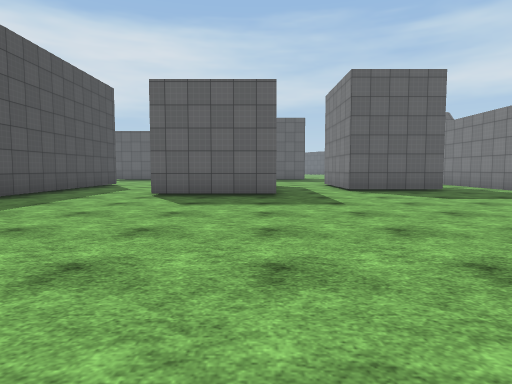
View 1 (above)

24 first-person views from a walk through a Unity game level. The camera is 1.2 m above the floor, tilts 4° down and sees 75° across. The floor is counted in squares, 2 m on a side. Each view is taken from the middle of a square. On the plan, view 1 faces up. The plan holds only what a view shows up to about 10 squares ahead; the rest is blank. The place goes on beyond the plan. Surface patterns are stand-ins for the level's own textures.

View 2
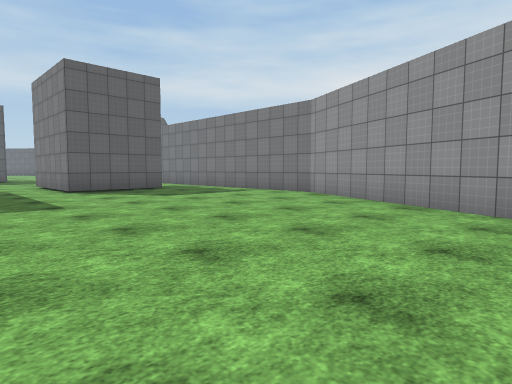

View 3
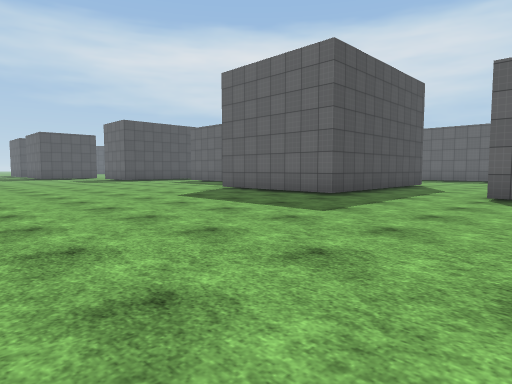

View 4
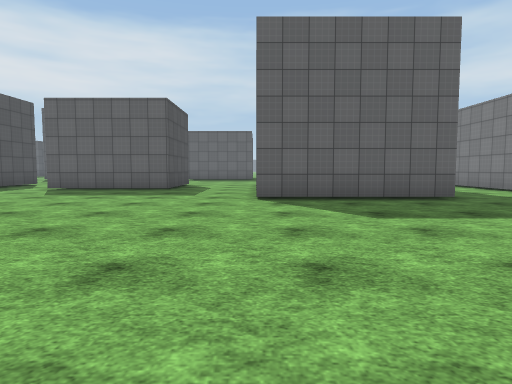

View 5
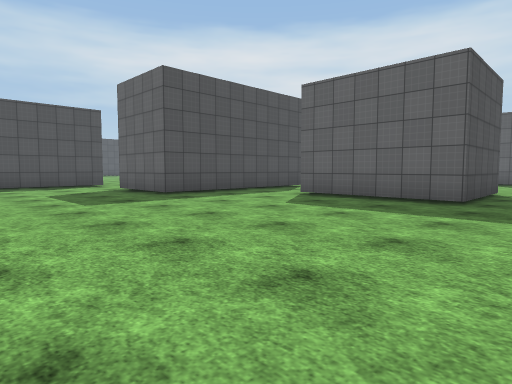

View 6
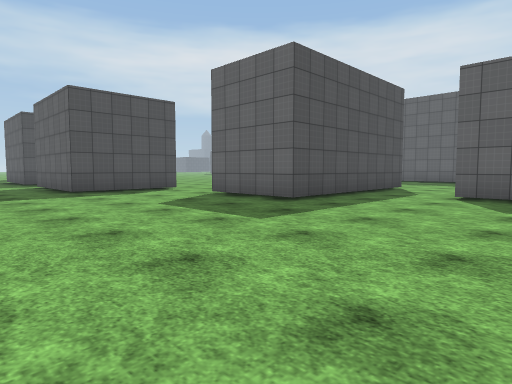

View 7
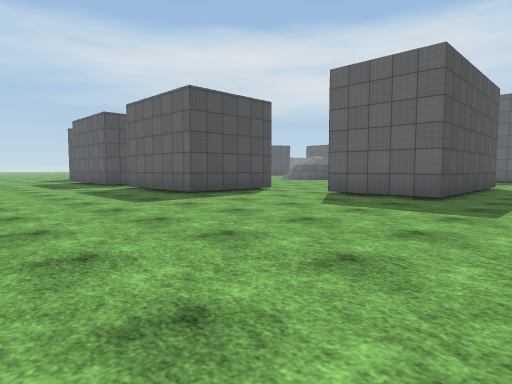

View 8
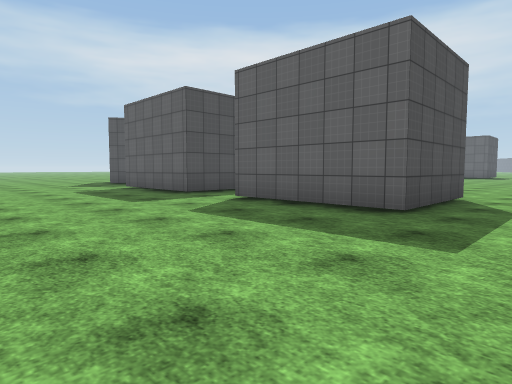

View 9
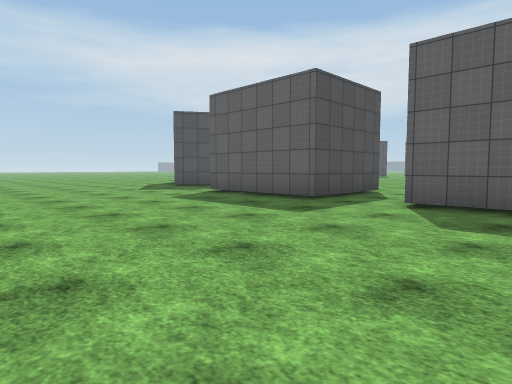

View 10
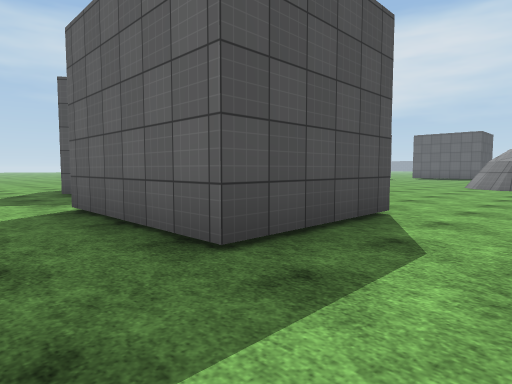

View 11
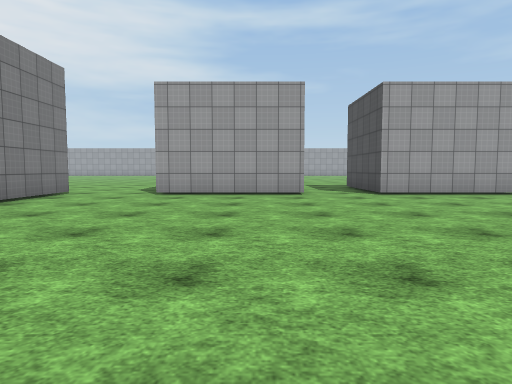

View 12
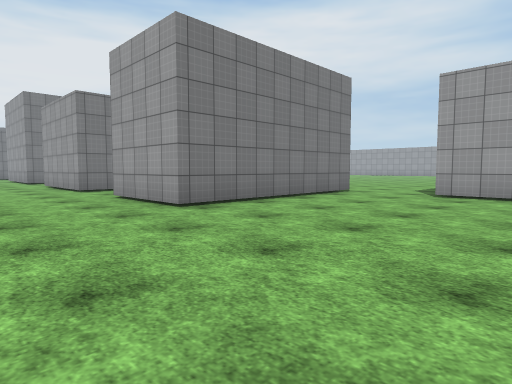

View 13
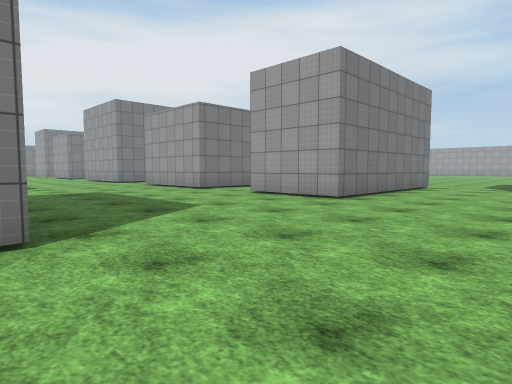

View 14
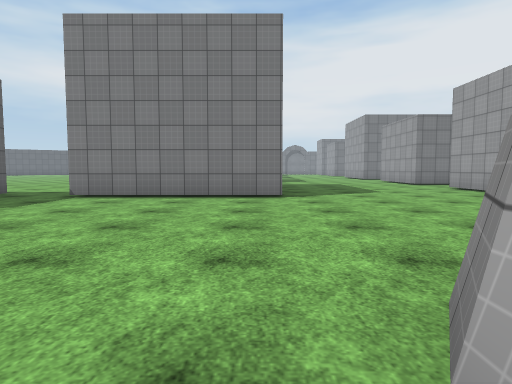

View 15
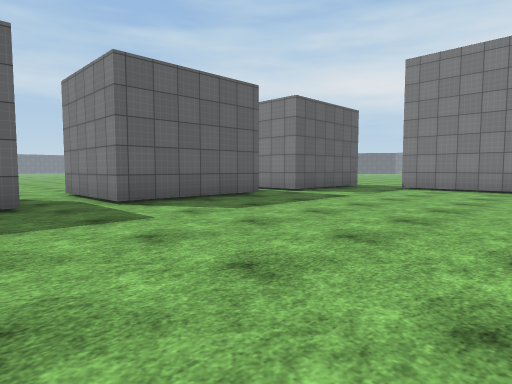

View 16
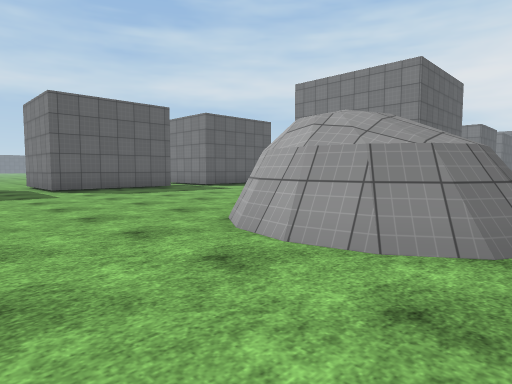

View 17
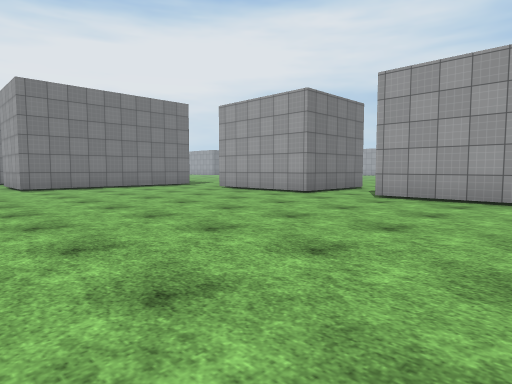

View 18
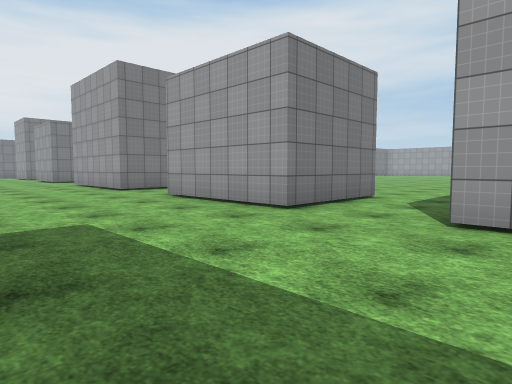

View 19
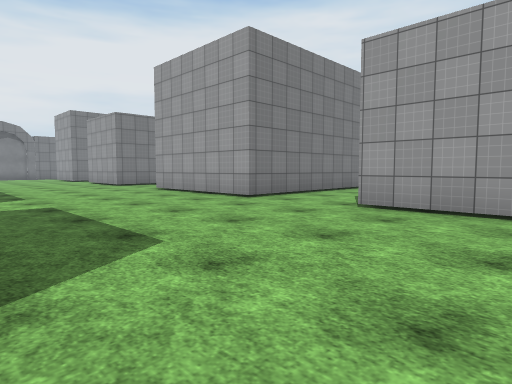

View 20
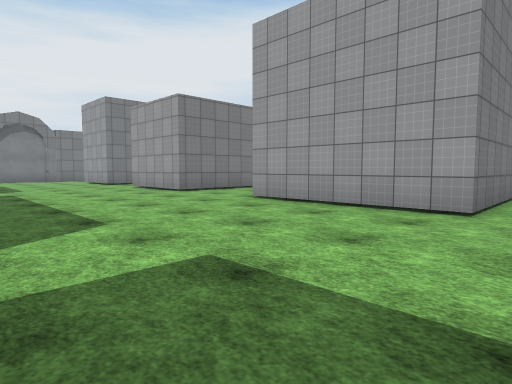

View 21
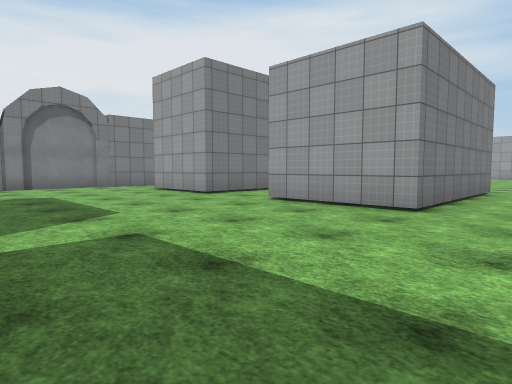

View 22
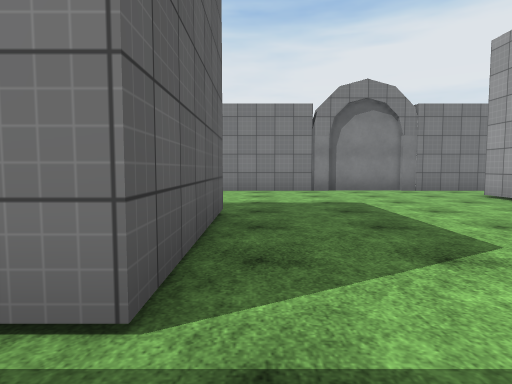

View 23
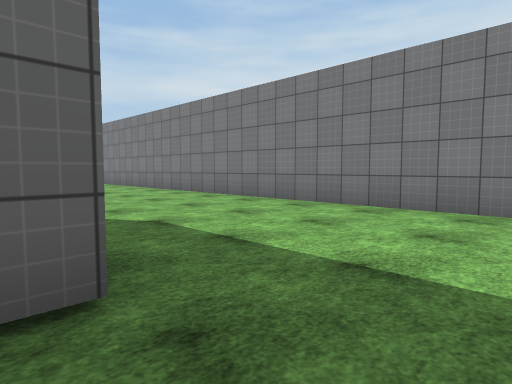

View 24
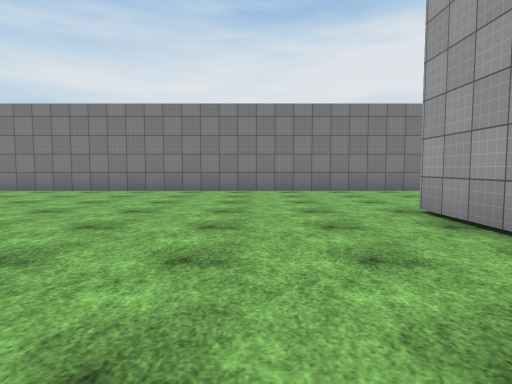

### Floor plan
Points are (right, up) in squares from view 1. A wall is a line through its corners. A room is listed if a view was taken in it or the views show most of it. See-through windows are left out.
Room 1 (views 1, 2, 3, 4, 5, 6, 7, 8, 9, 10)
walls: (-9, 7.8) (-9, 12.2); (-5.1, 10.1) (-5.1, 6.5) (-9, 6.5); (-11.5, 12.2) (-11.5, 9.4) (-14.9, 9.4) (-14.9, 12.2); (-17, 12.2) (-17, 7) (-19.5, 7); (0.5, 7.4) (-2.3, 7.4) (-2.3, 12.2); (-21.7, 7.3) (-21.7, 4.5) (-25.1, 4.5) (-25.1, 7.3); (4.9, 0.6) (7.1, 5.1) (7.1, 7.1); (5.1, 8.9) (2.5, 8.9) (2.5, 12.2); (-26.9, 7.3) (-26.9, 4.5) (-30.2, 4.5); (7.1, 9.1) (7.1, 13.1)
ways out: opening at (-26, 7) to room 2; opening at (-20.5, 7) to room 2; opening at (-16, 12) to room 2; opening at (-10.5, 12.5) to room 2; opening at (-3.5, 12.5) to room 2; opening at (1.5, 12.5) to room 2; opening at (6, 12) to room 2
Room 2 (views 11, 12, 13, 14, 15, 16, 17, 18, 19, 20, 21, 22, 23, 24)
walls: (-20, 17.4) (-20, 22); (-21.4, 23.6) (-22.9, 23.6) (-22.9, 25); (-14.9, 12.2) (-11.5, 12.2); (-9, 12.2) (-5, 12.2); (-24.2, 23.6) (-27.7, 23.6) (-27.7, 26.5); (-26.2, 17.4) (-25.5, 17.1); (-2.3, 12.2) (0.5, 12.2); (0.9, 21.8) (2.6, 21.8); (-26, 14.6) (-26.6, 14.6) (-27, 14.8); (-26.9, 14.6) (-27.4, 15.3) (-27.5, 15.8) (-27.3, 16.5) (-27, 17); (-19.5, 7) (-19.5, 12.2) (-17, 12.2); (-27.1, 14.6) (-27.5, 15.1) (-27.6, 15.8) (-27.5, 16.6) (-27.1, 17.1); (2.6, 17.5) (-0.9, 17.5); (2.5, 12.2) (5, 12.2); (-25.1, 7.3) (-21.7, 7.3); (7.1, 15) (7.1, 30.5); (7.2, 13) (7.2, 15); (-29.9, 7.3) (-26.9, 7.3)
low walls: (-26.9, 14.4) (-27.1, 14.6); (-27.3, 14.4) (-27.6, 14.8)
ways out: opening at (-26, 7) to room 1; opening at (-20.5, 7) to room 1; opening at (-16, 12) to room 1; opening at (-10.5, 12.5) to room 1; opening at (-3.5, 12.5) to room 1; opening at (1.5, 12.5) to room 1; opening at (6, 12) to room 1

Positions as (right, up) in squares from view 1, and headings:
1: (0, 0), facing up
2: (0, 0), facing up-right
3: (-1, 0), facing up-left
4: (-9, 0), facing up
5: (-10, 3), facing up-left
6: (-13, 2), facing up-left
7: (-15, 0), facing up-left
8: (-20, 0), facing up-left
9: (-23, -1), facing up-left
10: (-25, 3), facing up-left
11: (-24, 15), facing down
12: (-24, 15), facing down-right
13: (-23, 18), facing down-right
14: (-27, 18), facing right
15: (-30, 18), facing up-right
16: (-30, 14), facing up-right
17: (-30, 14), facing down-right
18: (-18, 16), facing down-right
19: (-14, 17), facing down-right
20: (-10, 17), facing down-right
21: (-4, 17), facing down-right
22: (-2, 17), facing right
23: (2, 16), facing up-right
24: (-2, 24), facing right
